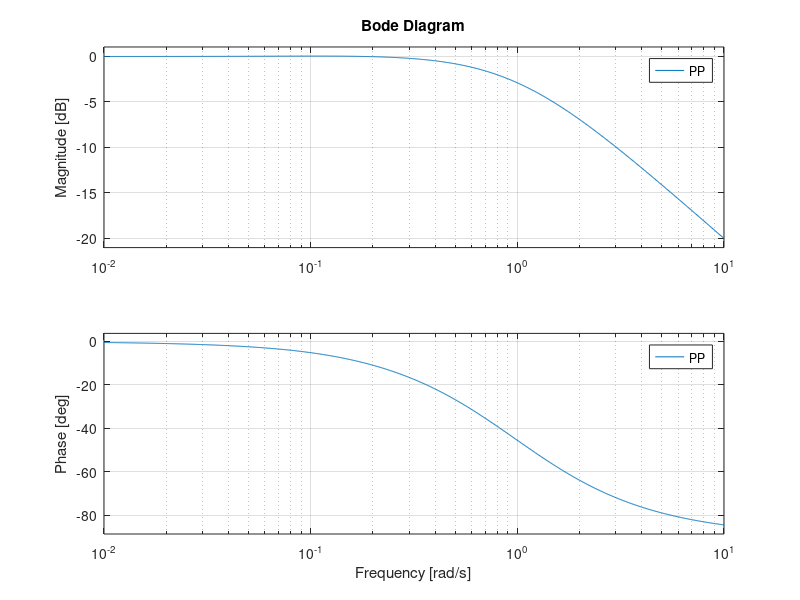
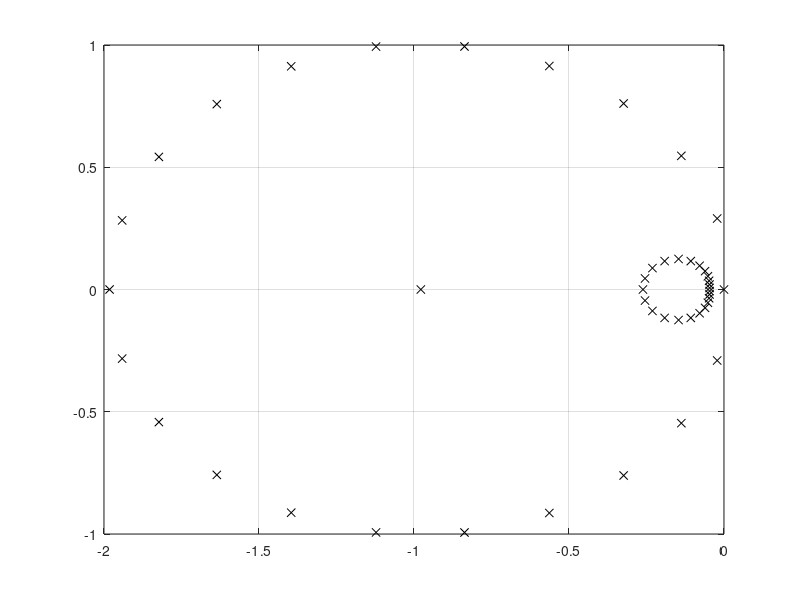
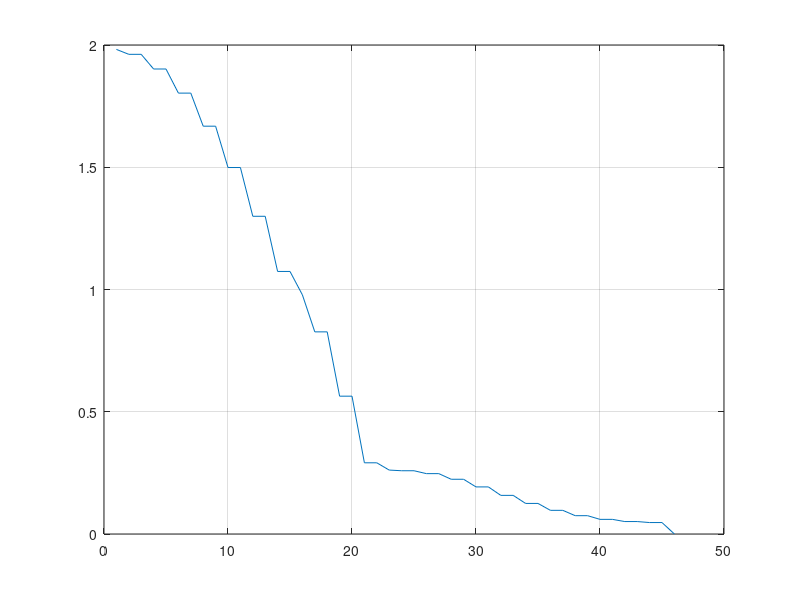
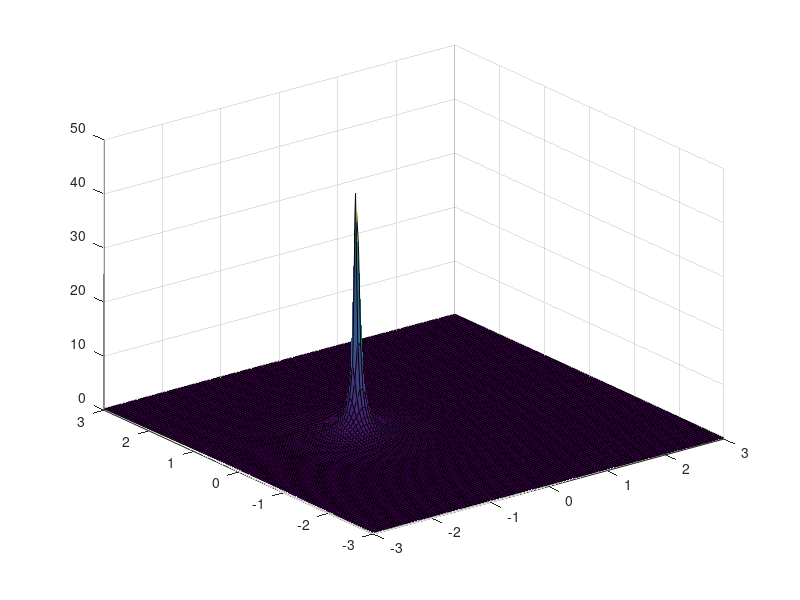

The MATLAB script that drew these images, in order: (Note: this script raises an error after producing the figures.)
%% Initialization
length_standard = 4.5;
N = 22; % either 21 or 22 according to which experiment is considered
Ring_length = (260*N)/22;
v_max = 9.751; % From reference 3.

% From: "Stabilizing Traffic Flow via a Single Autonomous Vehicle:
% Possibilities and Limitations" 
% (x_j)''= f(h_j, (h_j)', v_j) = b_bar*(V(h_j)-v_j) + a_bar*(h_j)'
% if equilibrium (x_j)''= 0 --> f(h_eq, 0, v_eq) = 0 --> V(h_eq) = v_eq

h_eq = (Ring_length/N);

% at equilibrium the acceleration is zero and therefore v_j+1 = v_j
d_s = 6; % reference 3 depicts: max(2sec*(v_j+1 - v_j), 4m) 

V = @(h,l_v,d_s) v_max*((tanh(h-l_v-d_s) + tanh(l_v + d_s))/(1 + tanh(l_v + d_s))); % h = headway, l_v = Veh length, d_s = safe distance
dV = @(h,l_v,d_s) (v_max/(1+tanh(l_v + d_s)))*(1-(tanh(h - l_v -d_s))^2); % dV/dh derivative of V in the headway

v_eq = V(h_eq, length_standard, d_s); % from here we can assume v_eq=9.7 m/s
k_bar = dV(h_eq, length_standard, d_s); 

% b_bar = 0.5;
% a_bar = 20/(h_eq)^2;

%%
a=140;
b=0.1;

% calculation of critical N on a string
a_bar = a/(h_eq*h_eq);
b_bar = b;
% transfer functions of Pd and P
Pd_num = [1 0];
Pd_den = [1 (a_bar+b_bar) b_bar*k_bar];
P_num = [a_bar b_bar*k_bar];
P_den = [1 (a_bar+b_bar) b_bar*k_bar];
PP = tf(P_num,P_den);
PP_d = tf(Pd_num,Pd_den);

[p_gamma, z_gamma] = pzmap(PP);
[p_HD_ring,z_HD_ring] = pzmap((PP_d)/(1-PP^N));

%HD
alpha_1 = b_bar*k_bar;
alpha_2 = a_bar + b_bar;
alpha_3 = a_bar;

figure()
bode(PP)
grid on

% figure()
% plot(p_gamma, 'rx')
% hold on
% plot(z_gamma,0 , 'bo')
% hold on
% grid on

figure()
plot(p_HD_ring,'kx')
grid on

absolute = (sqrt(alpha_1^2 + (alpha_3.*imag(p_HD_ring)).^2))./(sqrt((alpha_1-(imag(p_HD_ring)).^2).^2+(alpha_1.*imag(p_HD_ring)).^2));

figure()
plot(abs(p_HD_ring))
grid on

%%
[x,y] = meshgrid(-3 : 0.05: 3);
s = x + 1i*y;
z=abs((alpha_1 + alpha_3*s)./(s.^2 + alpha_2.*s + alpha_1));
figure;
surf(x, y, z)
hold on
surf(x,y,1)

%%

[x,y] = meshgrid(0 : 0.05: 3);
s = x + 1i*y;
z=abs((alpha_1 + alpha_3*s)./(s.^2 + alpha_2.*s + alpha_1));
figure;
surf(x, y, z)

%% tanh
x=0:0.001:6;
y=2*ones(1,length(x));
figure()
plot(x,y,'k--')
hold on
plot(x,tanh(x-2)+tanh(2))
grid on
ylim([0 2.1])
xlabel('\Deltax')
ylabel('V(\Deltax)')












